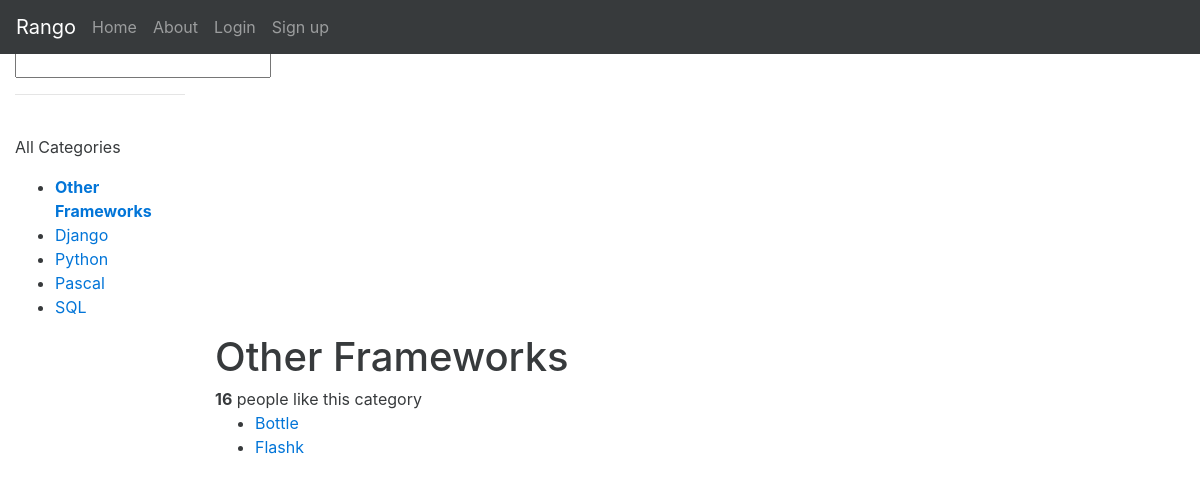
/rango/category/other-frameworks/, run on an earlier commit of the app's database.
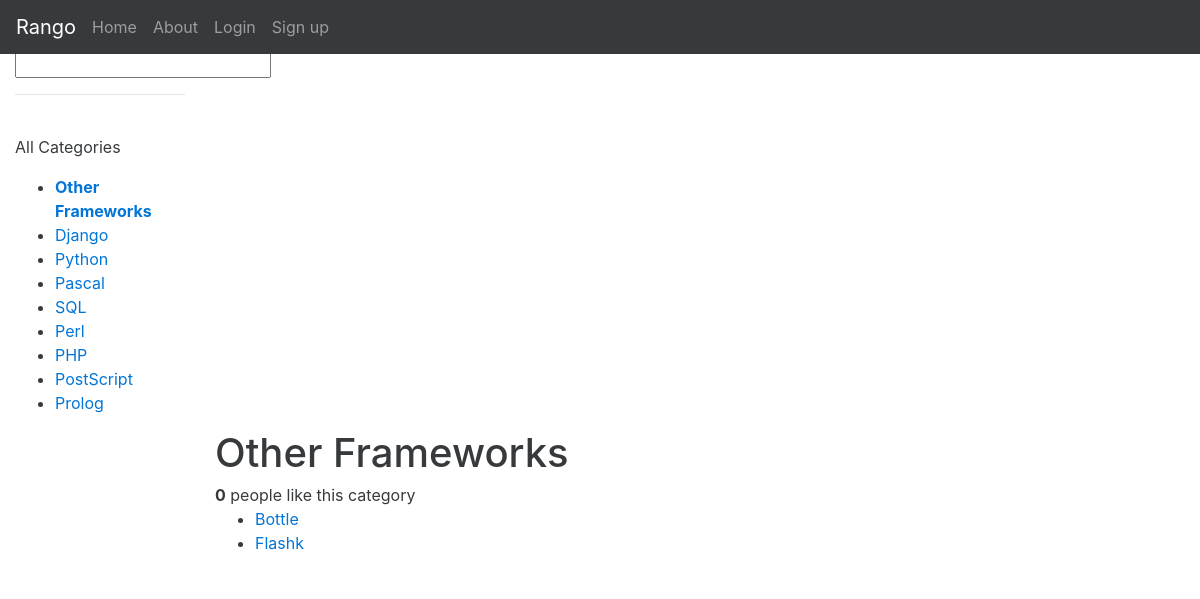
And on a later commit of the database.
### rango/models.py (models this page shows, shortened)
class Category(models.Model):
    name = models.CharField(max_length=128, unique=True)
    views = models.IntegerField(default=0)
    likes = models.IntegerField(default=0)
    slug = models.SlugField(unique=True)
    class Meta:
        verbose_name_plural = 'Categories'

class Page(models.Model):
    category = models.ForeignKey(Category)
    title = models.CharField(max_length=128)
    url = models.URLField()
    views = models.IntegerField(default=0)

### rango/views.py (the view)
# urls.py: url(r'^category/(?P<category_name_slug>[\w\-]+)/$', views.show_category, name='show_category'),
def show_category(request, category_name_slug):
    try:
        context_dict = {}
        category = Category.objects.get(slug=category_name_slug)
        pages = Page.objects.filter(category=category)
        context_dict['pages'] = pages
        context_dict['category'] = category
    except Category.DoesNotExist:
        context_dict['category'] = None
        context_dict['pages'] = None
    return render(request, 'rango/category.html', context_dict)

### rango/templatetags/rango_template_tags.py (called while the page is built)
@register.inclusion_tag('rango/cats.html')
def get_category_list(cat=None):
    return{'cats': Category.objects.all(), 'act_cat': cat}

### templates/rango/category.html (shortened to what this page needs)
{% extends "rango/base_bootstrap.html" %}
{% load staticfiles %}
{% block body_block %}
<div>
    {% if category %}
        <h1>{{ category.name }}</h1>
            <div>
            <strong id="like_count">{{ category.likes }}</strong> people like this category
            </div>
        {% if pages %}
            <ul>
                {% for page in pages %}
                    <li><a href="{{ page.url }}">{{ page.title }}</a></li>
                {% endfor %}
            </ul>
        {% else %}
            <strong>No pages currently in cateory.</strong>
        {% endif %}
    {% else %}
    <p>The specified category does not exist!</p>
    {% endif %}
</div>
{% endblock body_block %}

### templates/rango/base_bootstrap.html (shortened to what this page needs)
<!DOCTYPE html>
{% load staticfiles %}
{% load rango_template_tags %}
<html lang="en">
  <head>
    <link href="{% static "css/bootstrap.min.css" %}" rel="stylesheet">
    <link href="http://v4-alpha.getbootstrap.com/examples/dashboard/dashboard.css" rel="stylesheet">
  </head>
  <body>
    <nav class="navbar navbar-dark navbar-fixed-top bg-inverse">
      <a class="navbar-brand" href="#">Rango</a>
      <div id="navbar">
        <nav class="nav navbar-nav float-xs-left">
          <a class="nav-item nav-link" href="{% url 'rango:index' %}">Home</a>
          <a class="nav-item nav-link" href="{% url 'rango:about' %}">About</a>
          {% if user.is_authenticated %}
            <a class="nav-item nav-link" href="{% url 'rango:add_category' %}">Add a New Category</a>
            <a class="nav-item nav-link" href="{% url 'rango:profile' user.username %}">Profile</a>
            <a class="nav-item nav-link" href="{% url 'rango:list_profiles' %}">List Profiles</a>
            <a class="nav-item nav-link" href="{% url 'auth_logout' %}">Logout</a>
          {% else %}
            <a class="nav-item nav-link" href="{% url 'auth_login' %}">Login</a>
            <a class="nav-item nav-link" href="{% url 'registration_register' %}">Sign up</a>
          {% endif %}
        </nav>
      </div>
    </nav>
    <div class="container-fluid">
      <div class="row">
        <div class="col-sm-3 col-md-2 sidebar">
          {% block sidebar_block %}
          <ul class="nav nav-list">
            <li class="nav-header">Type to find a category</li>
            <form>
              <li><input type="text" name="suggestion" class="input-medium search-query" value="" id="suggestion" /></li>
            </form>
          </ul>
          <hr>
          <br />
          <p>All Categories</p>
            {% get_category_list category %}
          {% endblock sidebar_block %}
        </div>
        <div class="col-sm-9 offset-sm-3 col-md-10 offset-md-2 main">
          {% block body_block %}
          {% endblock body_block %}
        </div>
      </div>
    </div>
  </body>
</html>

### templates/rango/cats.html (shortened to what this page needs)
<ul>
    {% if cats %}
        {% for c in cats %}
            {% if c == act_cat %}
                <li><strong><a href="{% url 'rango:show_category' c.slug %}">{{ c.name }}</a></strong></li>
            {% else %}
            <li><a href="{% url 'rango:show_category' c.slug %}">{{ c.name }}</a></li>
            {% endif %}
        {% endfor %}
    {% endif %}
</ul>

What changed in the data, as far as the page shows it:
changed Category "Other Frameworks": likes "16" → "0"
added Category: name "Perl"
added Category: name "PHP"
added Category: name "PostScript"
added Category: name "Prolog"
